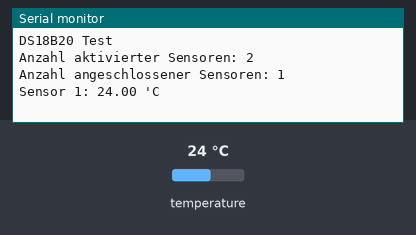
A sketch run on a simulated Arduino Uno, built with avr-gcc and run on an emulated ATmega328P. On the bench: the last lines printed to the serial monitor. The test bench sets the inputs (shaded band); at power-on: temperature 24 °C.

Above: at 2.2 s.
2.3 s: temperature set to 12 °C
At 4.4 s:
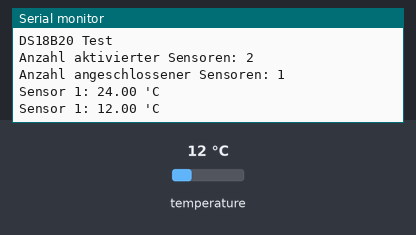
4.8 s: temperature set to 19 °C
At 5.7 s:
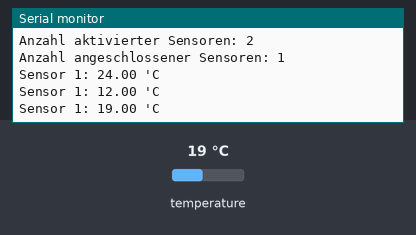
Timing chart, 0 to 7.8 s (numbered marks = the images above; inputs shaded):
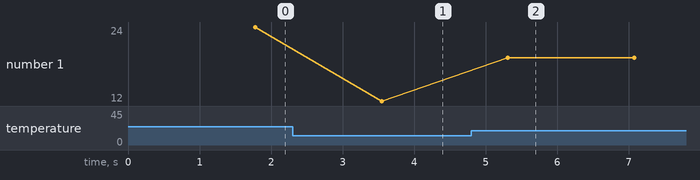

The sketch:

DS18B20_Temp_Multi_Sensor.ino
```cpp
#define ONE_WIRE_BUS 4
#define Anzahl_Sensoren_DS18B20 2 // Anzahl der angeschlossenen Sensoren - Mögliche Werte: '0','1','2',...
#include <OneWire.h>
#include <DallasTemperature.h>
#define DS18B20_Aufloesung 12
DeviceAddress DS18B20_Adressen;

OneWire oneWire(ONE_WIRE_BUS);
DallasTemperature myDS18B20(&oneWire);

const float No_Val = 999.99;
float Temperatur[Anzahl_Sensoren_DS18B20];
// Für beelogger-SMD: Aktivierung der Stromversorgung für Sensoren, Module und DS3231

void setup(void) {
  Serial.begin(9600);
  Serial.println("DS18B20 Test");
  Serial.println();

  delay(1000);

  Serial.print("Anzahl aktivierter Sensoren: ");
  Serial.println(Anzahl_Sensoren_DS18B20);

  if ((Anzahl_Sensoren_DS18B20 > 0)) {
    myDS18B20.begin();
    Serial.print("Anzahl angeschlossener Sensoren: ");
    Serial.println(myDS18B20.getDeviceCount(), DEC);
    Serial.println();

    for(byte i=0 ;i < myDS18B20.getDeviceCount(); i++) {
      if(myDS18B20.getAddress(DS18B20_Adressen, i)) {
        myDS18B20.setResolution(DS18B20_Adressen, DS18B20_Aufloesung);
      }
    }
  }
}
void loop(void) {
  if ((Anzahl_Sensoren_DS18B20 > 0)) {
    myDS18B20.requestTemperatures();
    for(byte i=0 ;i < Anzahl_Sensoren_DS18B20; i++) {
      if (i < myDS18B20.getDeviceCount()) {

        Serial.print("Sensor ");
        Serial.print(i+1);
        Serial.print(": ");

        Temperatur[i] = myDS18B20.getTempCByIndex(i);
        if (Temperatur[i] == DEVICE_DISCONNECTED_C) {
            Temperatur[i] = No_Val;
          Serial.println("Fehler");
        }
        else {
          Serial.print(Temperatur[i]);
          Serial.println(" 'C");
        }
      }
    }
  }
  Serial.println();
  delay(1000);
}
```

Measured:
- after the input at 2.3 s, the serial monitor: prints a new line after 1.2 s (image 1)
- after the input at 4.8 s, the serial monitor: prints a new line after 0.51 s (image 2)
- plotted number 1: 24 → 12 after the input at 2.3 s, 12 → 19 after the input at 4.8 s
